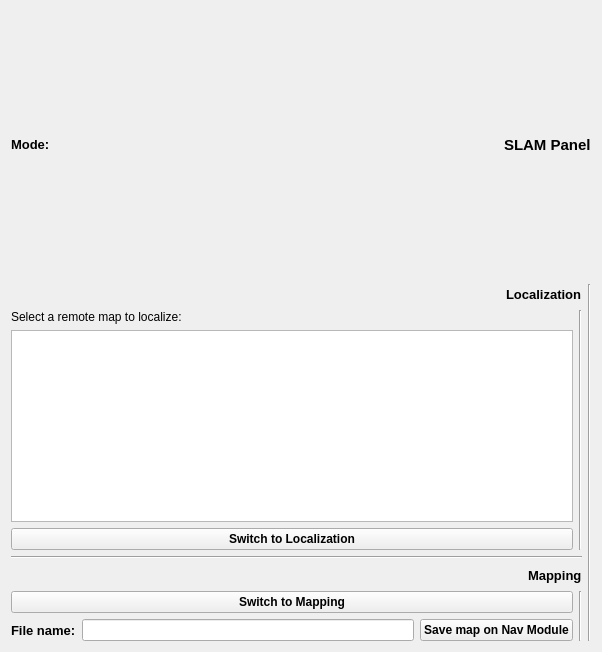
<?xml version="1.0" encoding="UTF-8"?>
<ui version="4.0">
 <class>frame</class>
 <widget class="QWidget" name="frame">
  <property name="geometry">
   <rect>
    <x>0</x>
    <y>0</y>
    <width>602</width>
    <height>652</height>
   </rect>
  </property>
  <property name="font">
   <font>
    <weight>75</weight>
    <bold>true</bold>
   </font>
  </property>
  <property name="windowTitle">
   <string>Form</string>
  </property>
  <property name="styleSheet">
   <string notr="true">QWidget[styleit=true] {border-style: solid;
border-width: 0px;
border-right-color: rgb(136, 138, 133);}
</string>
  </property>
  <property name="styleit" stdset="0">
   <bool>true</bool>
  </property>
  <layout class="QVBoxLayout" name="verticalLayout">
   <item>
    <layout class="QHBoxLayout" name="horizontalLayout_2">
     <item>
      <widget class="QLabel" name="label_4">
       <property name="font">
        <font>
         <pointsize>10</pointsize>
         <weight>75</weight>
         <bold>true</bold>
        </font>
       </property>
       <property name="text">
        <string>Mode:</string>
       </property>
      </widget>
     </item>
     <item>
      <widget class="ROSTopicLabel" name="modeLabel">
       <property name="text">
        <string/>
       </property>
      </widget>
     </item>
     <item>
      <spacer name="horizontalSpacer_2">
       <property name="orientation">
        <enum>Qt::Horizontal</enum>
       </property>
       <property name="sizeHint" stdset="0">
        <size>
         <width>40</width>
         <height>20</height>
        </size>
       </property>
      </spacer>
     </item>
     <item>
      <widget class="QLabel" name="label_5">
       <property name="font">
        <font>
         <pointsize>11</pointsize>
         <weight>75</weight>
         <bold>true</bold>
        </font>
       </property>
       <property name="text">
        <string>SLAM Panel</string>
       </property>
      </widget>
     </item>
    </layout>
   </item>
   <item>
    <layout class="QHBoxLayout" name="horizontalLayout">
     <item>
      <layout class="QVBoxLayout" name="verticalLayout_4">
       <item>
        <layout class="QHBoxLayout" name="horizontalLayout_4">
         <item>
          <spacer name="horizontalSpacer_4">
           <property name="orientation">
            <enum>Qt::Horizontal</enum>
           </property>
           <property name="sizeHint" stdset="0">
            <size>
             <width>40</width>
             <height>20</height>
            </size>
           </property>
          </spacer>
         </item>
         <item>
          <widget class="QLabel" name="label_3">
           <property name="font">
            <font>
             <pointsize>10</pointsize>
             <weight>75</weight>
             <bold>true</bold>
            </font>
           </property>
           <property name="text">
            <string>Localization</string>
           </property>
          </widget>
         </item>
        </layout>
       </item>
       <item>
        <layout class="QHBoxLayout" name="horizontalLayout_7">
         <item>
          <layout class="QVBoxLayout" name="verticalLayout_3">
           <item>
            <widget class="QLabel" name="label">
             <property name="font">
              <font>
               <weight>50</weight>
               <bold>false</bold>
              </font>
             </property>
             <property name="text">
              <string>Select a remote map to localize:</string>
             </property>
            </widget>
           </item>
           <item>
            <widget class="QListWidget" name="mapListWidget">
             <property name="sizePolicy">
              <sizepolicy hsizetype="Preferred" vsizetype="Preferred">
               <horstretch>0</horstretch>
               <verstretch>0</verstretch>
              </sizepolicy>
             </property>
             <property name="font">
              <font>
               <weight>50</weight>
               <bold>false</bold>
              </font>
             </property>
            </widget>
           </item>
           <item>
            <widget class="QPushButton" name="switchToLocalizationButton">
             <property name="text">
              <string>Switch to Localization</string>
             </property>
            </widget>
           </item>
          </layout>
         </item>
         <item>
          <widget class="Line" name="line_3">
           <property name="orientation">
            <enum>Qt::Vertical</enum>
           </property>
          </widget>
         </item>
        </layout>
       </item>
       <item>
        <widget class="Line" name="line">
         <property name="orientation">
          <enum>Qt::Horizontal</enum>
         </property>
        </widget>
       </item>
       <item>
        <layout class="QHBoxLayout" name="horizontalLayout_3">
         <item>
          <spacer name="horizontalSpacer_3">
           <property name="orientation">
            <enum>Qt::Horizontal</enum>
           </property>
           <property name="sizeHint" stdset="0">
            <size>
             <width>40</width>
             <height>20</height>
            </size>
           </property>
          </spacer>
         </item>
         <item>
          <widget class="QLabel" name="label_2">
           <property name="font">
            <font>
             <pointsize>10</pointsize>
             <weight>75</weight>
             <bold>true</bold>
            </font>
           </property>
           <property name="text">
            <string>Mapping</string>
           </property>
          </widget>
         </item>
        </layout>
       </item>
       <item>
        <layout class="QHBoxLayout" name="horizontalLayout_6">
         <item>
          <layout class="QVBoxLayout" name="verticalLayout_2">
           <item>
            <widget class="QPushButton" name="switchToMappingButton">
             <property name="text">
              <string>Switch to Mapping</string>
             </property>
            </widget>
           </item>
           <item>
            <layout class="QHBoxLayout" name="horizontalLayout_8">
             <item>
              <widget class="QLabel" name="label_1">
               <property name="font">
                <font>
                  <pointsize>10</pointsize>
                  <weight>75</weight>
                  <bold>true</bold>
                </font>
               </property>
               <property name="text">
                <string>File name:</string>
               </property>
              </widget>
             </item>
             <item>
              <widget class="QLineEdit" name="mapName">
              </widget>
             </item>
             <item>
              <widget class="QPushButton" name="saveNav">
               <property name="text">
                <string>Save map on Nav Module</string>
               </property>
              </widget>
             </item>
            </layout>
           </item>
          </layout>
         </item>
         <item>
          <widget class="Line" name="line_4">
           <property name="orientation">
            <enum>Qt::Vertical</enum>
           </property>
          </widget>
         </item>
        </layout>
       </item>
      </layout>
     </item>
     <item>
      <widget class="Line" name="line_2">
       <property name="orientation">
        <enum>Qt::Vertical</enum>
       </property>
      </widget>
     </item>
    </layout>
   </item>
  </layout>
 </widget>
 <customwidgets>
  <customwidget>
   <class>ROSTopicLabel</class>
   <extends>QLabel</extends>
   <header>widgets/ros_widgets/ros_topic_label</header>
  </customwidget>
 </customwidgets>
 <resources/>
 <connections/>
</ui>
